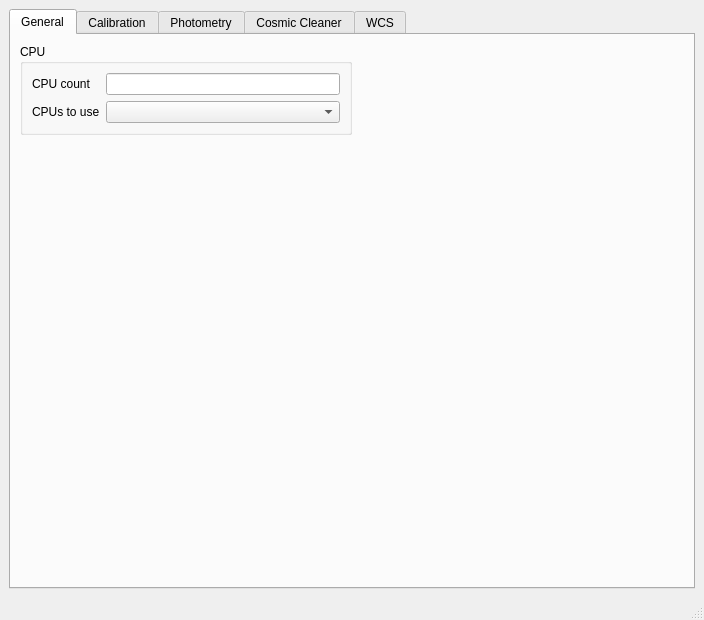
<?xml version="1.0" encoding="UTF-8"?>
<ui version="4.0">
 <class>MainWindowSett</class>
 <widget class="QMainWindow" name="MainWindowSett">
  <property name="geometry">
   <rect>
    <x>0</x>
    <y>0</y>
    <width>704</width>
    <height>620</height>
   </rect>
  </property>
  <property name="windowTitle">
   <string>MYRaf3 - Settings</string>
  </property>
  <widget class="QWidget" name="centralwidget">
   <layout class="QGridLayout" name="gridLayout">
    <item row="0" column="0">
     <widget class="QTabWidget" name="tabWidget">
      <property name="currentIndex">
       <number>0</number>
      </property>
      <widget class="QWidget" name="tab">
       <attribute name="title">
        <string>General</string>
       </attribute>
       <layout class="QGridLayout" name="gridLayout_3">
        <item row="0" column="0">
         <widget class="QGroupBox" name="groupBox">
          <property name="title">
           <string>CPU</string>
          </property>
          <layout class="QGridLayout" name="gridLayout_2">
           <item row="0" column="0">
            <widget class="QLabel" name="label">
             <property name="text">
              <string>CPU count</string>
             </property>
            </widget>
           </item>
           <item row="0" column="1">
            <widget class="QLineEdit" name="lineEdit">
             <property name="readOnly">
              <bool>true</bool>
             </property>
            </widget>
           </item>
           <item row="1" column="0">
            <widget class="QLabel" name="label_2">
             <property name="text">
              <string>CPUs to use</string>
             </property>
            </widget>
           </item>
           <item row="1" column="1">
            <widget class="QComboBox" name="comboBox"/>
           </item>
          </layout>
         </widget>
        </item>
        <item row="0" column="1">
         <spacer name="horizontalSpacer">
          <property name="orientation">
           <enum>Qt::Horizontal</enum>
          </property>
          <property name="sizeHint" stdset="0">
           <size>
            <width>299</width>
            <height>20</height>
           </size>
          </property>
         </spacer>
        </item>
        <item row="1" column="0">
         <spacer name="verticalSpacer">
          <property name="orientation">
           <enum>Qt::Vertical</enum>
          </property>
          <property name="sizeHint" stdset="0">
           <size>
            <width>20</width>
            <height>393</height>
           </size>
          </property>
         </spacer>
        </item>
       </layout>
      </widget>
      <widget class="QWidget" name="tab_2">
       <attribute name="title">
        <string>Calibration</string>
       </attribute>
       <layout class="QGridLayout" name="gridLayout_4">
        <item row="0" column="0">
         <widget class="QGroupBox" name="groupBox_21">
          <property name="title">
           <string>Zero Combine Setting</string>
          </property>
          <property name="flat">
           <bool>true</bool>
          </property>
          <layout class="QGridLayout" name="gridLayout_37">
           <item row="0" column="0">
            <layout class="QGridLayout" name="gridLayout_54">
             <item row="0" column="0">
              <widget class="QLabel" name="label_13">
               <property name="text">
                <string>Combine</string>
               </property>
              </widget>
             </item>
             <item row="0" column="1">
              <widget class="QComboBox" name="comboBox_2">
               <item>
                <property name="text">
                 <string>median</string>
                </property>
               </item>
               <item>
                <property name="text">
                 <string>average</string>
                </property>
               </item>
              </widget>
             </item>
             <item row="1" column="0">
              <widget class="QLabel" name="label_18">
               <property name="text">
                <string>Reject</string>
               </property>
              </widget>
             </item>
             <item row="1" column="1">
              <widget class="QComboBox" name="comboBox_3">
               <item>
                <property name="text">
                 <string>none</string>
                </property>
               </item>
               <item>
                <property name="text">
                 <string>minmax</string>
                </property>
               </item>
               <item>
                <property name="text">
                 <string>ccdclip</string>
                </property>
               </item>
               <item>
                <property name="text">
                 <string>crreject</string>
                </property>
               </item>
               <item>
                <property name="text">
                 <string>sigclip</string>
                </property>
               </item>
               <item>
                <property name="text">
                 <string>avsigclip</string>
                </property>
               </item>
               <item>
                <property name="text">
                 <string>pclip</string>
                </property>
               </item>
              </widget>
             </item>
             <item row="2" column="0">
              <widget class="QLabel" name="label_19">
               <property name="text">
                <string>ccdtype</string>
               </property>
              </widget>
             </item>
             <item row="2" column="1">
              <widget class="QLineEdit" name="lineEdit_9"/>
             </item>
            </layout>
           </item>
           <item row="1" column="0">
            <spacer name="verticalSpacer_3">
             <property name="orientation">
              <enum>Qt::Vertical</enum>
             </property>
             <property name="sizeHint" stdset="0">
              <size>
               <width>20</width>
               <height>142</height>
              </size>
             </property>
            </spacer>
           </item>
          </layout>
         </widget>
        </item>
        <item row="0" column="1">
         <widget class="QGroupBox" name="groupBox_22">
          <property name="title">
           <string>Dark Combine Setting</string>
          </property>
          <layout class="QGridLayout" name="gridLayout_38">
           <item row="0" column="0">
            <layout class="QGridLayout" name="gridLayout_56">
             <item row="0" column="0">
              <widget class="QLabel" name="label_29">
               <property name="text">
                <string>Combine</string>
               </property>
              </widget>
             </item>
             <item row="0" column="1">
              <widget class="QComboBox" name="comboBox_4">
               <item>
                <property name="text">
                 <string>median</string>
                </property>
               </item>
               <item>
                <property name="text">
                 <string>average</string>
                </property>
               </item>
              </widget>
             </item>
             <item row="1" column="0">
              <widget class="QLabel" name="label_30">
               <property name="text">
                <string>Reject</string>
               </property>
              </widget>
             </item>
             <item row="1" column="1">
              <widget class="QComboBox" name="comboBox_5">
               <item>
                <property name="text">
                 <string>none</string>
                </property>
               </item>
               <item>
                <property name="text">
                 <string>minmax</string>
                </property>
               </item>
               <item>
                <property name="text">
                 <string>ccdclip</string>
                </property>
               </item>
               <item>
                <property name="text">
                 <string>crreject</string>
                </property>
               </item>
               <item>
                <property name="text">
                 <string>sigclip</string>
                </property>
               </item>
               <item>
                <property name="text">
                 <string>avsigclip</string>
                </property>
               </item>
               <item>
                <property name="text">
                 <string>pclip</string>
                </property>
               </item>
              </widget>
             </item>
             <item row="2" column="0">
              <widget class="QLabel" name="label_35">
               <property name="text">
                <string>Scale</string>
               </property>
              </widget>
             </item>
             <item row="2" column="1">
              <widget class="QComboBox" name="comboBox_8">
               <item>
                <property name="text">
                 <string>exposure</string>
                </property>
               </item>
               <item>
                <property name="text">
                 <string>none</string>
                </property>
               </item>
               <item>
                <property name="text">
                 <string>mode</string>
                </property>
               </item>
               <item>
                <property name="text">
                 <string>median</string>
                </property>
               </item>
               <item>
                <property name="text">
                 <string>mean</string>
                </property>
               </item>
              </widget>
             </item>
             <item row="3" column="0">
              <widget class="QLabel" name="label_28">
               <property name="text">
                <string>ccdtype</string>
               </property>
              </widget>
             </item>
             <item row="3" column="1">
              <widget class="QLineEdit" name="lineEdit_10"/>
             </item>
            </layout>
           </item>
           <item row="1" column="0">
            <spacer name="verticalSpacer_4">
             <property name="orientation">
              <enum>Qt::Vertical</enum>
             </property>
             <property name="sizeHint" stdset="0">
              <size>
               <width>20</width>
               <height>113</height>
              </size>
             </property>
            </spacer>
           </item>
          </layout>
         </widget>
        </item>
        <item row="1" column="0">
         <widget class="QGroupBox" name="groupBox_23">
          <property name="title">
           <string>Flat Combine Setting</string>
          </property>
          <layout class="QGridLayout" name="gridLayout_50">
           <item row="0" column="0">
            <layout class="QGridLayout" name="gridLayout_57">
             <item row="0" column="0">
              <widget class="QLabel" name="label_32">
               <property name="text">
                <string>Combine</string>
               </property>
              </widget>
             </item>
             <item row="0" column="1">
              <widget class="QComboBox" name="comboBox_6">
               <item>
                <property name="text">
                 <string>median</string>
                </property>
               </item>
               <item>
                <property name="text">
                 <string>average</string>
                </property>
               </item>
              </widget>
             </item>
             <item row="1" column="0">
              <widget class="QLabel" name="label_33">
               <property name="text">
                <string>Reject</string>
               </property>
              </widget>
             </item>
             <item row="1" column="1">
              <widget class="QComboBox" name="comboBox_7">
               <item>
                <property name="text">
                 <string>none</string>
                </property>
               </item>
               <item>
                <property name="text">
                 <string>minmax</string>
                </property>
               </item>
               <item>
                <property name="text">
                 <string>ccdclip</string>
                </property>
               </item>
               <item>
                <property name="text">
                 <string>crreject</string>
                </property>
               </item>
               <item>
                <property name="text">
                 <string>sigclip</string>
                </property>
               </item>
               <item>
                <property name="text">
                 <string>avsigclip</string>
                </property>
               </item>
               <item>
                <property name="text">
                 <string>pclip</string>
                </property>
               </item>
              </widget>
             </item>
             <item row="2" column="0">
              <widget class="QLabel" name="label_36">
               <property name="text">
                <string>Subset</string>
               </property>
              </widget>
             </item>
             <item row="2" column="1">
              <widget class="QComboBox" name="comboBox_9">
               <item>
                <property name="text">
                 <string>yes</string>
                </property>
               </item>
               <item>
                <property name="text">
                 <string>no</string>
                </property>
               </item>
              </widget>
             </item>
             <item row="3" column="0">
              <widget class="QLabel" name="label_31">
               <property name="text">
                <string>ccdtype</string>
               </property>
              </widget>
             </item>
             <item row="3" column="1">
              <widget class="QLineEdit" name="lineEdit_11">
               <property name="text">
                <string/>
               </property>
              </widget>
             </item>
            </layout>
           </item>
           <item row="1" column="0">
            <spacer name="verticalSpacer_2">
             <property name="orientation">
              <enum>Qt::Vertical</enum>
             </property>
             <property name="sizeHint" stdset="0">
              <size>
               <width>20</width>
               <height>113</height>
              </size>
             </property>
            </spacer>
           </item>
          </layout>
         </widget>
        </item>
        <item row="1" column="1">
         <widget class="QGroupBox" name="groupBox_24">
          <property name="title">
           <string>Calibration Ssetting</string>
          </property>
          <layout class="QGridLayout" name="gridLayout_51">
           <item row="0" column="0">
            <layout class="QGridLayout" name="gridLayout_91">
             <item row="0" column="0">
              <widget class="QLabel" name="label_37">
               <property name="text">
                <string>Subset</string>
               </property>
              </widget>
             </item>
             <item row="0" column="1">
              <widget class="QComboBox" name="comboBox_10">
               <item>
                <property name="text">
                 <string>yes</string>
                </property>
               </item>
               <item>
                <property name="text">
                 <string>no</string>
                </property>
               </item>
              </widget>
             </item>
             <item row="1" column="0">
              <widget class="QLabel" name="label_34">
               <property name="text">
                <string>ccdtype</string>
               </property>
              </widget>
             </item>
             <item row="1" column="1">
              <widget class="QLineEdit" name="lineEdit_12">
               <property name="text">
                <string/>
               </property>
              </widget>
             </item>
            </layout>
           </item>
           <item row="1" column="0">
            <spacer name="verticalSpacer_5">
             <property name="orientation">
              <enum>Qt::Vertical</enum>
             </property>
             <property name="sizeHint" stdset="0">
              <size>
               <width>20</width>
               <height>171</height>
              </size>
             </property>
            </spacer>
           </item>
          </layout>
         </widget>
        </item>
       </layout>
      </widget>
      <widget class="QWidget" name="tab_3">
       <attribute name="title">
        <string>Photometry</string>
       </attribute>
       <layout class="QGridLayout" name="gridLayout_7">
        <item row="0" column="0">
         <layout class="QGridLayout" name="gridLayout_6">
          <item row="0" column="0">
           <widget class="QGroupBox" name="groupBox_14">
            <property name="title">
             <string>FitSkyPars</string>
            </property>
            <layout class="QGridLayout" name="gridLayout_59">
             <item row="0" column="0">
              <widget class="QLabel" name="label_40">
               <property name="maximumSize">
                <size>
                 <width>65</width>
                 <height>16777215</height>
                </size>
               </property>
               <property name="text">
                <string>Annulus</string>
               </property>
               <property name="alignment">
                <set>Qt::AlignLeading|Qt::AlignLeft|Qt::AlignVCenter</set>
               </property>
              </widget>
             </item>
             <item row="0" column="1">
              <widget class="QDoubleSpinBox" name="doubleSpinBox_2">
               <property name="decimals">
                <number>0</number>
               </property>
               <property name="maximum">
                <double>1000.000000000000000</double>
               </property>
               <property name="value">
                <double>25.000000000000000</double>
               </property>
              </widget>
             </item>
             <item row="1" column="0">
              <widget class="QLabel" name="label_42">
               <property name="maximumSize">
                <size>
                 <width>65</width>
                 <height>16777215</height>
                </size>
               </property>
               <property name="text">
                <string>Dannulus</string>
               </property>
               <property name="alignment">
                <set>Qt::AlignLeading|Qt::AlignLeft|Qt::AlignVCenter</set>
               </property>
              </widget>
             </item>
             <item row="1" column="1">
              <widget class="QDoubleSpinBox" name="doubleSpinBox">
               <property name="decimals">
                <number>0</number>
               </property>
               <property name="maximum">
                <double>1000.000000000000000</double>
               </property>
               <property name="value">
                <double>5.000000000000000</double>
               </property>
              </widget>
             </item>
             <item row="2" column="0">
              <widget class="QLabel" name="label_46">
               <property name="maximumSize">
                <size>
                 <width>65</width>
                 <height>16777215</height>
                </size>
               </property>
               <property name="text">
                <string>CBox</string>
               </property>
               <property name="alignment">
                <set>Qt::AlignLeading|Qt::AlignLeft|Qt::AlignVCenter</set>
               </property>
              </widget>
             </item>
             <item row="2" column="1">
              <widget class="QDoubleSpinBox" name="doubleSpinBox_3">
               <property name="decimals">
                <number>0</number>
               </property>
               <property name="maximum">
                <double>1000.000000000000000</double>
               </property>
               <property name="value">
                <double>10.000000000000000</double>
               </property>
              </widget>
             </item>
            </layout>
           </widget>
          </item>
          <item row="1" column="0">
           <widget class="QGroupBox" name="groupBox_13">
            <property name="title">
             <string>DataPars</string>
            </property>
            <layout class="QGridLayout" name="gridLayout_53">
             <item row="1" column="0">
              <widget class="QLabel" name="label_39">
               <property name="text">
                <string>Filter</string>
               </property>
              </widget>
             </item>
             <item row="0" column="1">
              <widget class="QLineEdit" name="lineEdit_13">
               <property name="text">
                <string>exptime</string>
               </property>
              </widget>
             </item>
             <item row="0" column="0">
              <widget class="QLabel" name="label_38">
               <property name="text">
                <string>Exposur</string>
               </property>
              </widget>
             </item>
             <item row="1" column="1">
              <widget class="QLineEdit" name="lineEdit_14">
               <property name="text">
                <string>subset</string>
               </property>
               <property name="maxLength">
                <number>8</number>
               </property>
              </widget>
             </item>
            </layout>
           </widget>
          </item>
          <item row="2" column="0">
           <widget class="QGroupBox" name="groupBox_15">
            <property name="title">
             <string>PhotPars</string>
            </property>
            <layout class="QGridLayout" name="gridLayout_20">
             <item row="0" column="0">
              <widget class="QLabel" name="label_44">
               <property name="text">
                <string>Apertur</string>
               </property>
              </widget>
             </item>
             <item row="0" column="1">
              <widget class="QLineEdit" name="lineEdit_15">
               <property name="text">
                <string>10,15,20,25,30</string>
               </property>
              </widget>
             </item>
             <item row="1" column="0">
              <widget class="QLabel" name="label_45">
               <property name="text">
                <string>ZMag</string>
               </property>
              </widget>
             </item>
             <item row="1" column="1">
              <widget class="QLineEdit" name="lineEdit_16">
               <property name="text">
                <string>25</string>
               </property>
              </widget>
             </item>
             <item row="2" column="0">
              <widget class="QLabel" name="label_57">
               <property name="text">
                <string>Gain</string>
               </property>
              </widget>
             </item>
             <item row="2" column="1">
              <widget class="QLineEdit" name="lineEdit_26">
               <property name="text">
                <string>gain</string>
               </property>
              </widget>
             </item>
             <item row="3" column="0">
              <widget class="QLabel" name="label_77">
               <property name="text">
                <string>FixPix</string>
               </property>
              </widget>
             </item>
             <item row="3" column="1">
              <widget class="QLineEdit" name="lineEdit_29">
               <property name="text">
                <string/>
               </property>
              </widget>
             </item>
            </layout>
           </widget>
          </item>
          <item row="3" column="0">
           <widget class="QGroupBox" name="groupBox_20">
            <property name="title">
             <string>WCS</string>
            </property>
            <layout class="QGridLayout" name="gridLayout_71">
             <item row="0" column="0">
              <widget class="QLabel" name="label_65">
               <property name="text">
                <string>Right ascension</string>
               </property>
              </widget>
             </item>
             <item row="0" column="1">
              <widget class="QLineEdit" name="lineEdit_22">
               <property name="text">
                <string>ra</string>
               </property>
              </widget>
             </item>
             <item row="1" column="0">
              <widget class="QLabel" name="label_66">
               <property name="text">
                <string>Declination</string>
               </property>
              </widget>
             </item>
             <item row="1" column="1">
              <widget class="QLineEdit" name="lineEdit_23">
               <property name="text">
                <string>dec</string>
               </property>
              </widget>
             </item>
            </layout>
           </widget>
          </item>
         </layout>
        </item>
        <item row="0" column="1">
         <layout class="QGridLayout" name="gridLayout_5">
          <item row="0" column="0">
           <widget class="QGroupBox" name="groupBox_17">
            <property name="minimumSize">
             <size>
              <width>250</width>
              <height>160</height>
             </size>
            </property>
            <property name="title">
             <string>Location and Time</string>
            </property>
            <layout class="QGridLayout" name="gridLayout_69">
             <item row="2" column="0">
              <widget class="QLabel" name="label_48">
               <property name="text">
                <string>Time OBS</string>
               </property>
              </widget>
             </item>
             <item row="6" column="2">
              <widget class="QLineEdit" name="lineEdit_25"/>
             </item>
             <item row="0" column="0">
              <widget class="QLabel" name="label_47">
               <property name="text">
                <string>Observatory</string>
               </property>
              </widget>
             </item>
             <item row="0" column="2">
              <widget class="QLineEdit" name="lineEdit_18">
               <property name="text">
                <string>observat</string>
               </property>
              </widget>
             </item>
             <item row="2" column="2">
              <widget class="QLineEdit" name="lineEdit_17">
               <property name="text">
                <string>time-obs</string>
               </property>
              </widget>
             </item>
             <item row="5" column="0">
              <widget class="QLabel" name="label_67">
               <property name="text">
                <string>Date OBS</string>
               </property>
              </widget>
             </item>
             <item row="5" column="2">
              <widget class="QLineEdit" name="lineEdit_24">
               <property name="text">
                <string>date-obs</string>
               </property>
              </widget>
             </item>
             <item row="6" column="0">
              <widget class="QCheckBox" name="checkBox_4">
               <property name="text">
                <string>Epoch</string>
               </property>
              </widget>
             </item>
             <item row="1" column="0" colspan="3">
              <widget class="QCheckBox" name="checkBox_12">
               <property name="text">
                <string>Time Stamp</string>
               </property>
              </widget>
             </item>
            </layout>
           </widget>
          </item>
          <item row="1" column="0">
           <widget class="QGroupBox" name="groupBox_19">
            <property name="title">
             <string>Star finder</string>
            </property>
            <layout class="QGridLayout" name="gridLayout_41">
             <item row="0" column="0">
              <widget class="QLabel" name="label_64">
               <property name="maximumSize">
                <size>
                 <width>80</width>
                 <height>16777215</height>
                </size>
               </property>
               <property name="text">
                <string>Flux Radius</string>
               </property>
               <property name="alignment">
                <set>Qt::AlignLeading|Qt::AlignLeft|Qt::AlignVCenter</set>
               </property>
              </widget>
             </item>
             <item row="0" column="1">
              <widget class="QDoubleSpinBox" name="doubleSpinBox_4">
               <property name="decimals">
                <number>0</number>
               </property>
               <property name="minimum">
                <double>2.000000000000000</double>
               </property>
               <property name="maximum">
                <double>100.000000000000000</double>
               </property>
               <property name="value">
                <double>2.000000000000000</double>
               </property>
              </widget>
             </item>
             <item row="1" column="0">
              <widget class="QLabel" name="label_68">
               <property name="maximumSize">
                <size>
                 <width>80</width>
                 <height>16777215</height>
                </size>
               </property>
               <property name="text">
                <string>Min FWHM</string>
               </property>
               <property name="alignment">
                <set>Qt::AlignLeading|Qt::AlignLeft|Qt::AlignVCenter</set>
               </property>
              </widget>
             </item>
             <item row="1" column="1">
              <widget class="QDoubleSpinBox" name="doubleSpinBox_5">
               <property name="decimals">
                <number>0</number>
               </property>
               <property name="minimum">
                <double>1.000000000000000</double>
               </property>
               <property name="maximum">
                <double>100.000000000000000</double>
               </property>
               <property name="value">
                <double>4.000000000000000</double>
               </property>
              </widget>
             </item>
             <item row="2" column="0">
              <widget class="QLabel" name="label_69">
               <property name="maximumSize">
                <size>
                 <width>80</width>
                 <height>16777215</height>
                </size>
               </property>
               <property name="text">
                <string>Max FWHM</string>
               </property>
               <property name="alignment">
                <set>Qt::AlignLeading|Qt::AlignLeft|Qt::AlignVCenter</set>
               </property>
              </widget>
             </item>
             <item row="2" column="1">
              <widget class="QDoubleSpinBox" name="doubleSpinBox_6">
               <property name="decimals">
                <number>0</number>
               </property>
               <property name="minimum">
                <double>1.000000000000000</double>
               </property>
               <property name="maximum">
                <double>100.000000000000000</double>
               </property>
               <property name="value">
                <double>9.000000000000000</double>
               </property>
              </widget>
             </item>
             <item row="3" column="0" colspan="2">
              <widget class="QLabel" name="label_70">
               <property name="text">
                <string>Maximum Stars To find</string>
               </property>
               <property name="alignment">
                <set>Qt::AlignLeading|Qt::AlignLeft|Qt::AlignVCenter</set>
               </property>
              </widget>
             </item>
             <item row="4" column="0" colspan="2">
              <widget class="QDoubleSpinBox" name="doubleSpinBox_7">
               <property name="decimals">
                <number>0</number>
               </property>
               <property name="minimum">
                <double>1.000000000000000</double>
               </property>
               <property name="maximum">
                <double>10000.000000000000000</double>
               </property>
               <property name="value">
                <double>25.000000000000000</double>
               </property>
              </widget>
             </item>
            </layout>
           </widget>
          </item>
          <item row="2" column="0">
           <widget class="QGroupBox" name="groupBox_31">
            <property name="title">
             <string>Extract From Header</string>
            </property>
            <layout class="QGridLayout" name="gridLayout_68">
             <item row="1" column="1">
              <widget class="QPushButton" name="pushButton_50">
               <property name="text">
                <string>&lt;&lt;</string>
               </property>
              </widget>
             </item>
             <item row="0" column="2" rowspan="3">
              <widget class="QListWidget" name="listWidget_20">
               <property name="selectionMode">
                <enum>QAbstractItemView::ExtendedSelection</enum>
               </property>
              </widget>
             </item>
             <item row="0" column="1">
              <widget class="QPushButton" name="pushButton_49">
               <property name="text">
                <string>&gt;&gt;</string>
               </property>
              </widget>
             </item>
             <item row="2" column="1">
              <widget class="QPushButton" name="pushButton_51">
               <property name="text">
                <string>Update List</string>
               </property>
              </widget>
             </item>
             <item row="0" column="0" rowspan="3">
              <widget class="QListWidget" name="listWidget_19">
               <property name="selectionMode">
                <enum>QAbstractItemView::ExtendedSelection</enum>
               </property>
              </widget>
             </item>
            </layout>
           </widget>
          </item>
         </layout>
        </item>
       </layout>
      </widget>
      <widget class="QWidget" name="tab_4">
       <attribute name="title">
        <string>Cosmic Cleaner</string>
       </attribute>
       <layout class="QGridLayout" name="gridLayout_9">
        <item row="0" column="0">
         <layout class="QGridLayout" name="gridLayout_8">
          <item row="0" column="0" colspan="2">
           <widget class="QCheckBox" name="checkBox_16">
            <property name="text">
             <string>Additionally Create Mask Files</string>
            </property>
            <property name="checked">
             <bool>true</bool>
            </property>
           </widget>
          </item>
          <item row="1" column="0">
           <widget class="QLabel" name="label_74">
            <property name="maximumSize">
             <size>
              <width>80</width>
              <height>16777215</height>
             </size>
            </property>
            <property name="text">
             <string>Gain</string>
            </property>
           </widget>
          </item>
          <item row="1" column="1">
           <widget class="QDoubleSpinBox" name="doubleSpinBox_10">
            <property name="decimals">
             <number>7</number>
            </property>
            <property name="maximum">
             <double>100000000.000000000000000</double>
            </property>
            <property name="singleStep">
             <double>0.100000000000000</double>
            </property>
            <property name="value">
             <double>2.200000000000000</double>
            </property>
           </widget>
          </item>
          <item row="2" column="0">
           <widget class="QLabel" name="label_75">
            <property name="maximumSize">
             <size>
              <width>80</width>
              <height>16777215</height>
             </size>
            </property>
            <property name="text">
             <string>Read Noise</string>
            </property>
           </widget>
          </item>
          <item row="2" column="1">
           <widget class="QDoubleSpinBox" name="doubleSpinBox_11">
            <property name="decimals">
             <number>7</number>
            </property>
            <property name="maximum">
             <double>100000000.000000000000000</double>
            </property>
            <property name="singleStep">
             <double>0.100000000000000</double>
            </property>
            <property name="value">
             <double>10.000000000000000</double>
            </property>
           </widget>
          </item>
          <item row="3" column="0">
           <widget class="QLabel" name="label_76">
            <property name="maximumSize">
             <size>
              <width>80</width>
              <height>16777215</height>
             </size>
            </property>
            <property name="text">
             <string>Sigma Clip</string>
            </property>
           </widget>
          </item>
          <item row="3" column="1">
           <widget class="QDoubleSpinBox" name="doubleSpinBox_12">
            <property name="decimals">
             <number>7</number>
            </property>
            <property name="maximum">
             <double>100000000.000000000000000</double>
            </property>
            <property name="singleStep">
             <double>0.100000000000000</double>
            </property>
            <property name="value">
             <double>5.000000000000000</double>
            </property>
           </widget>
          </item>
          <item row="4" column="0">
           <widget class="QLabel" name="label_79">
            <property name="maximumSize">
             <size>
              <width>80</width>
              <height>16777215</height>
             </size>
            </property>
            <property name="text">
             <string>Sigma Frac.</string>
            </property>
           </widget>
          </item>
          <item row="4" column="1">
           <widget class="QDoubleSpinBox" name="doubleSpinBox_13">
            <property name="decimals">
             <number>7</number>
            </property>
            <property name="maximum">
             <double>100000000.000000000000000</double>
            </property>
            <property name="singleStep">
             <double>0.100000000000000</double>
            </property>
            <property name="value">
             <double>0.300000000000000</double>
            </property>
           </widget>
          </item>
          <item row="5" column="0">
           <widget class="QLabel" name="label_78">
            <property name="maximumSize">
             <size>
              <width>80</width>
              <height>16777215</height>
             </size>
            </property>
            <property name="text">
             <string>Object Lim.</string>
            </property>
           </widget>
          </item>
          <item row="5" column="1">
           <widget class="QDoubleSpinBox" name="doubleSpinBox_14">
            <property name="decimals">
             <number>7</number>
            </property>
            <property name="maximum">
             <double>100000000.000000000000000</double>
            </property>
            <property name="singleStep">
             <double>0.100000000000000</double>
            </property>
            <property name="value">
             <double>5.000000000000000</double>
            </property>
           </widget>
          </item>
         </layout>
        </item>
        <item row="1" column="0">
         <spacer name="verticalSpacer_6">
          <property name="orientation">
           <enum>Qt::Vertical</enum>
          </property>
          <property name="sizeHint" stdset="0">
           <size>
            <width>20</width>
            <height>300</height>
           </size>
          </property>
         </spacer>
        </item>
       </layout>
      </widget>
      <widget class="QWidget" name="tab_5">
       <attribute name="title">
        <string>WCS</string>
       </attribute>
       <layout class="QGridLayout" name="gridLayout_10">
        <item row="0" column="0">
         <widget class="QLabel" name="label_72">
          <property name="text">
           <string>Server</string>
          </property>
         </widget>
        </item>
        <item row="0" column="1">
         <widget class="QLineEdit" name="lineEdit_27">
          <property name="text">
           <string>http://nova.astrometry.net/api/</string>
          </property>
         </widget>
        </item>
        <item row="1" column="0">
         <widget class="QLabel" name="label_73">
          <property name="text">
           <string>Api Key</string>
          </property>
         </widget>
        </item>
        <item row="1" column="1">
         <widget class="QLineEdit" name="lineEdit_28"/>
        </item>
        <item row="2" column="0" colspan="2">
         <widget class="QGroupBox" name="groupBox_36">
          <property name="title">
           <string>Before Upload:</string>
          </property>
          <layout class="QGridLayout" name="gridLayout_84">
           <item row="0" column="0">
            <widget class="QRadioButton" name="radioButton">
             <property name="text">
              <string>Do Nothing</string>
             </property>
             <property name="checked">
              <bool>false</bool>
             </property>
            </widget>
           </item>
           <item row="1" column="0">
            <widget class="QRadioButton" name="radioButton_2">
             <property name="text">
              <string>Compress (For Low Band Widths)</string>
             </property>
             <property name="checked">
              <bool>true</bool>
             </property>
            </widget>
           </item>
           <item row="2" column="0">
            <widget class="QRadioButton" name="radioButton_3">
             <property name="text">
              <string>Convert to Binary File (For Very Low Band Widths)</string>
             </property>
            </widget>
           </item>
          </layout>
         </widget>
        </item>
        <item row="3" column="0" colspan="2">
         <widget class="QCheckBox" name="checkBox_18">
          <property name="text">
           <string>Align Befor Application</string>
          </property>
          <property name="checked">
           <bool>true</bool>
          </property>
         </widget>
        </item>
        <item row="4" column="0" colspan="2">
         <widget class="QCheckBox" name="checkBox_19">
          <property name="text">
           <string>Create WCS Headers Separately</string>
          </property>
         </widget>
        </item>
        <item row="5" column="1">
         <spacer name="verticalSpacer_7">
          <property name="orientation">
           <enum>Qt::Vertical</enum>
          </property>
          <property name="sizeHint" stdset="0">
           <size>
            <width>20</width>
            <height>253</height>
           </size>
          </property>
         </spacer>
        </item>
       </layout>
      </widget>
     </widget>
    </item>
   </layout>
  </widget>
  <widget class="QMenuBar" name="menubar">
   <property name="geometry">
    <rect>
     <x>0</x>
     <y>0</y>
     <width>704</width>
     <height>25</height>
    </rect>
   </property>
  </widget>
  <widget class="QStatusBar" name="statusbar"/>
 </widget>
 <resources/>
 <connections/>
</ui>
